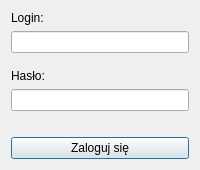
<?xml version="1.0" encoding="UTF-8"?>
<ui version="4.0">
 <class>LoginDialog</class>
 <widget class="QDialog" name="LoginDialog">
  <property name="geometry">
   <rect>
    <x>0</x>
    <y>0</y>
    <width>200</width>
    <height>170</height>
   </rect>
  </property>
  <property name="sizePolicy">
   <sizepolicy hsizetype="Fixed" vsizetype="Fixed">
    <horstretch>0</horstretch>
    <verstretch>0</verstretch>
   </sizepolicy>
  </property>
  <property name="minimumSize">
   <size>
    <width>200</width>
    <height>170</height>
   </size>
  </property>
  <property name="maximumSize">
   <size>
    <width>200</width>
    <height>170</height>
   </size>
  </property>
  <property name="windowTitle">
   <string>Logowanie</string>
  </property>
  <property name="modal">
   <bool>true</bool>
  </property>
  <layout class="QVBoxLayout" name="verticalLayout">
   <item>
    <widget class="QLabel" name="label">
     <property name="text">
      <string>Login:</string>
     </property>
    </widget>
   </item>
   <item>
    <widget class="QLineEdit" name="loginLE"/>
   </item>
   <item>
    <spacer name="verticalSpacer_2">
     <property name="orientation">
      <enum>Qt::Vertical</enum>
     </property>
     <property name="sizeHint" stdset="0">
      <size>
       <width>20</width>
       <height>40</height>
      </size>
     </property>
    </spacer>
   </item>
   <item>
    <widget class="QLabel" name="label_2">
     <property name="text">
      <string>Hasło:</string>
     </property>
    </widget>
   </item>
   <item>
    <widget class="QLineEdit" name="passLE">
     <property name="echoMode">
      <enum>QLineEdit::Password</enum>
     </property>
    </widget>
   </item>
   <item>
    <spacer name="verticalSpacer">
     <property name="orientation">
      <enum>Qt::Vertical</enum>
     </property>
     <property name="sizeHint" stdset="0">
      <size>
       <width>20</width>
       <height>40</height>
      </size>
     </property>
    </spacer>
   </item>
   <item>
    <spacer name="verticalSpacer_3">
     <property name="orientation">
      <enum>Qt::Vertical</enum>
     </property>
     <property name="sizeHint" stdset="0">
      <size>
       <width>20</width>
       <height>40</height>
      </size>
     </property>
    </spacer>
   </item>
   <item>
    <widget class="QPushButton" name="loginButton">
     <property name="text">
      <string>Zaloguj się</string>
     </property>
    </widget>
   </item>
  </layout>
 </widget>
 <resources/>
 <connections/>
</ui>
